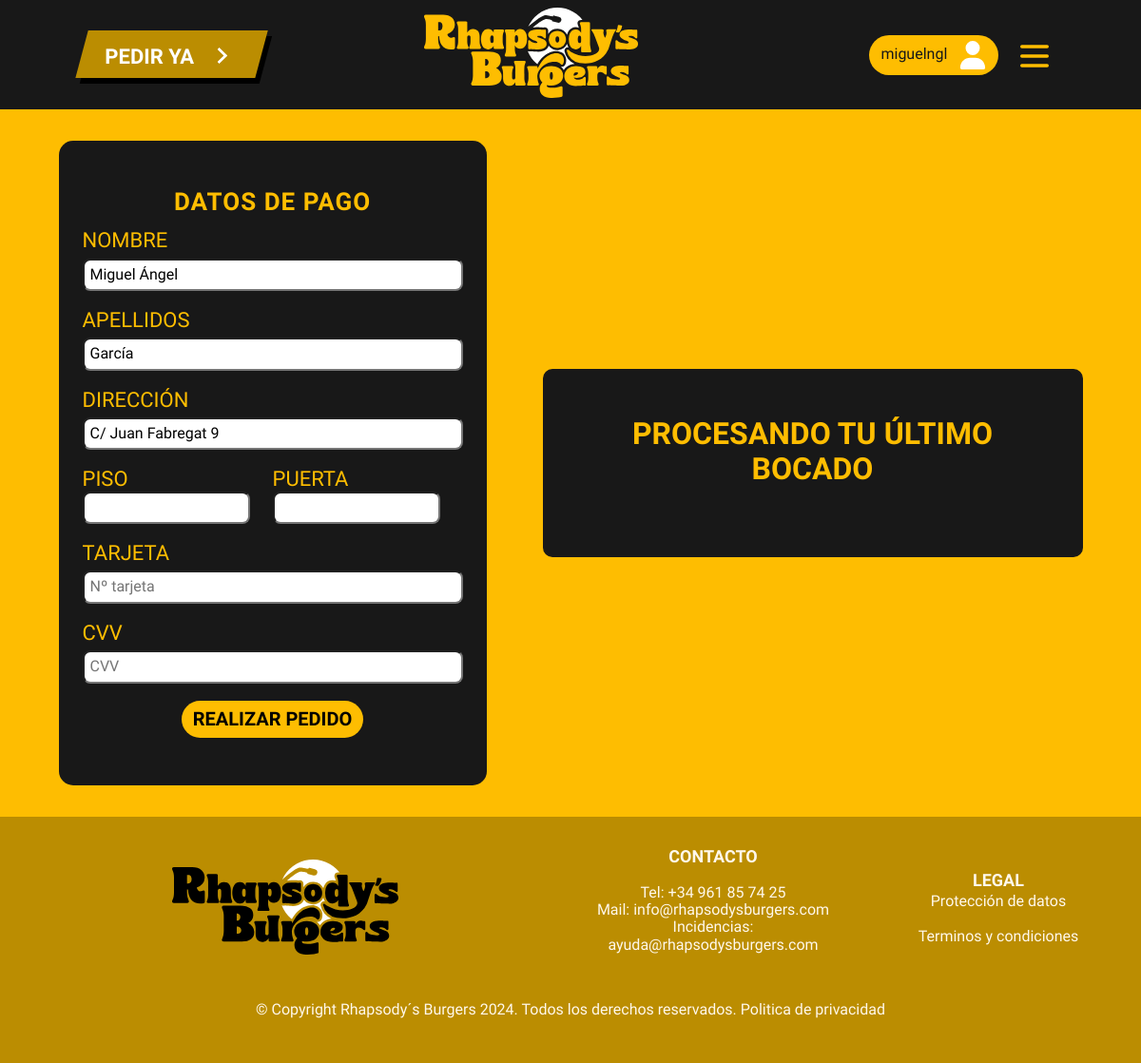
Before: /checkOut.php (signed in) with the older database file.
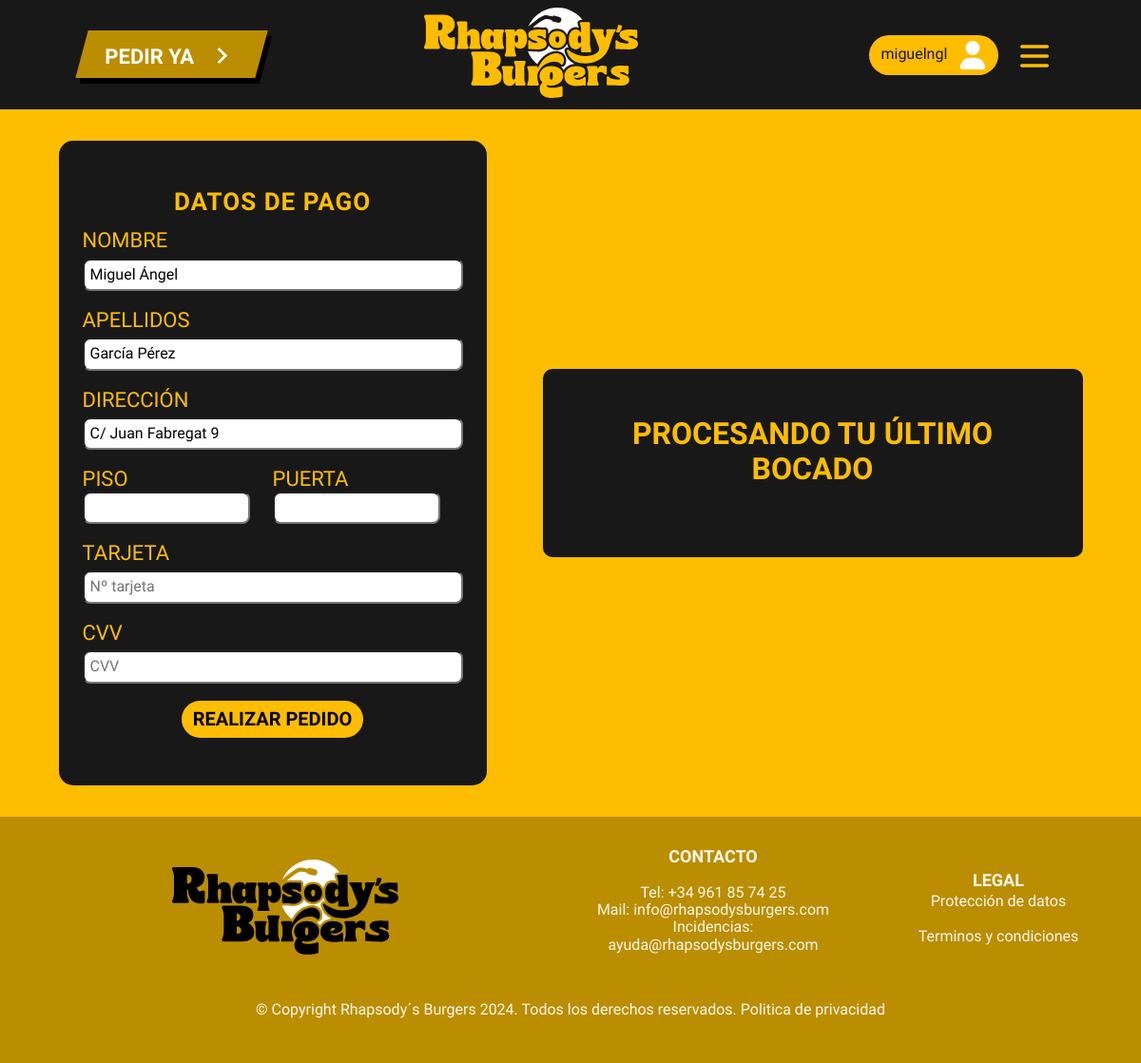
After: the same page with the newer database file.
### tables this page shows
CREATE TABLE `usuario` (
  `IdUsuario` int(11) NOT NULL,
  `Apodo` varchar(255) DEFAULT NULL,
  `Nombre` varchar(255) DEFAULT NULL,
  `Apellidos` varchar(255) DEFAULT NULL,
  `Direccion` varchar(255) DEFAULT NULL,
  `Correo` varchar(255) DEFAULT NULL,
  `Contrasena` varchar(255) DEFAULT NULL,
  `Tipo_usuario` tinyint(1) DEFAULT NULL
);

### checkOut.php (the view, shortened to what this page needs)
<!DOCTYPE html>
<html lang="en">
<head>
    <link rel="stylesheet" href="css/normalize.css">
    <link rel="stylesheet" href="css/header.css">
    <link rel="stylesheet" href="css/footer.css">
    <link rel="stylesheet" href="css/check-out.css">
</head>
<body>
    <?php
        include './php/header.php';
    ?>
    <main>
        <div class="case">
            <?php
                include 'php/conexion.php';
                if (isset($_SESSION['Usu'])) {
                    $username = $_SESSION['Usu'];
                    $consulta = "SELECT * FROM `Usuario` WHERE `Apodo` = ?";
                    $stmt = $conexion->prepare($consulta);
                    $stmt->bind_param("s", $username);
                    $stmt->execute();
                    $resultado = $stmt->get_result();
                    $usuario = $resultado->fetch_assoc();
                    echo '<div id="form-contact">';
                        echo '<form action="php/hacerPedido.php" method="post">';
                            echo '<h2>DATOS DE PAGO</h2>';
                            echo '<label for="">Nombre</label>';
                            echo '<input type="text" name="nombre" value="'.$usuario['Nombre'].'">';
                            echo '<label for="">Apellidos</label>';
                            echo '<input type="text" name="apellido" value="'.$usuario['Apellidos'].'">';
                            echo '<label for="">Dirección</label>';
                            echo '<input type="text" name="direccion" value="'.$usuario['Direccion'].'">';
                            echo '<div id="puertaPiso">';
                                echo '<div id="piso">';
                                    echo '<label for="">Piso</label><br>';
                                    echo '<input type="text" name="piso" id="pisoInput" value="">';
                                echo '</div>';
                                echo '<div id="puerta">';
                                    echo '<label for="">Puerta</label><br>';
                                    echo '<input type="text" name="puerta" id="puertaInput" value="">';
                                echo '</div>';
                            echo '</div>';
                            echo '<label for="">Tarjeta</label>';
                            echo '<input type="number" min="0" pattern="[0-9]{12}" placeholder="Nº tarjeta">';
                            echo '<label for="">CVV</label>';
                            echo '<input type="number" min="0" pattern="[0-9]{3}" value="" placeholder="CVV">';
                            echo '<input type="submit" class="finalizarCompra" value="REALIZAR PEDIDO">';
                        echo '</form>';
                    echo '</div>';
                }
            ?>
            <div class="lista-compra">
                <div id="lista">
                </div>
            </div>
        </div>
    </main>
    <?php
        include './php/footer.php';
    ?>
</body>
</html>

Changed rows visible on the page:
changed usuario "Miguel Ángel": apellido "García" → "García Pérez"
